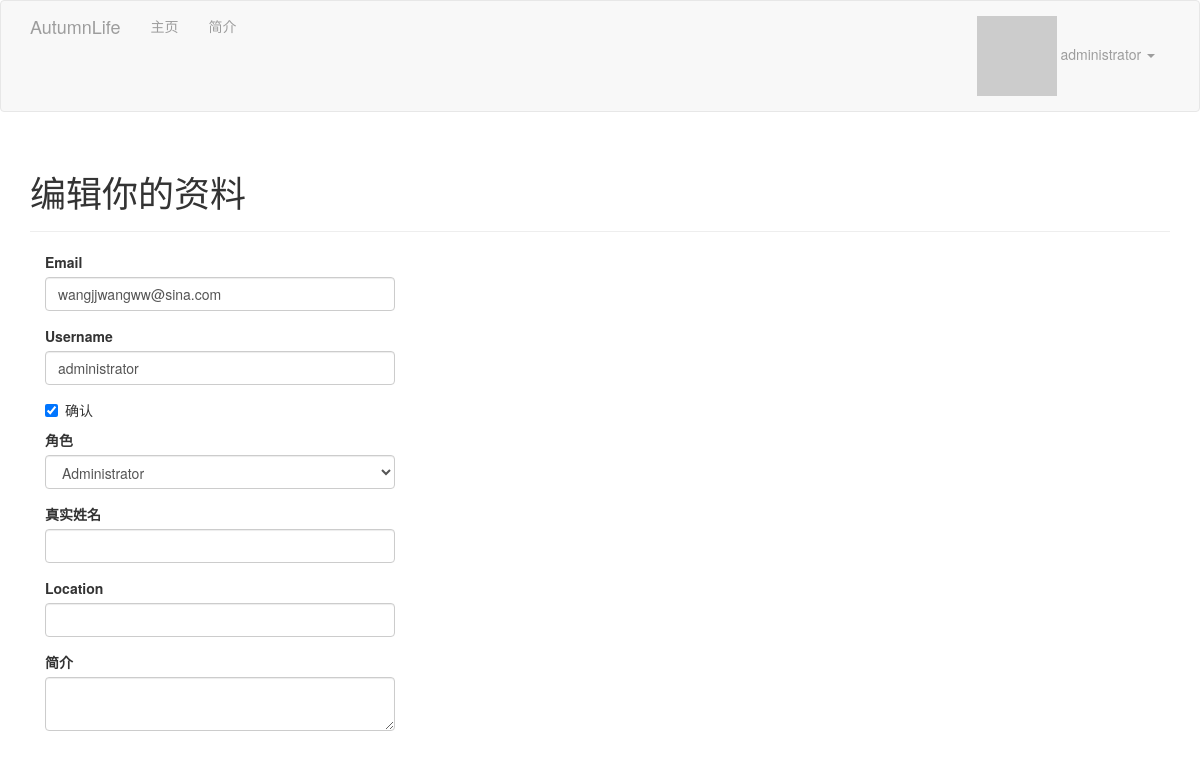
The app's page /edit-profile/6 (signed in) with its own data.
### app/models.py (models this page shows, shortened)
class User(UserMixin, db.Model):
    __tablename__ = 'users'
    id = db.Column(db.Integer, primary_key=True)
    email = db.Column(db.String(64), unique=True, index=True)
    username = db.Column(db.String(64), unique=True, index=True)
    role_id = db.Column(db.Integer, db.ForeignKey('roles.id'))
    sex = db.Column(db.Integer, default=1)
    password_hash = db.Column(db.String(128))
    confirmed = db.Column(db.Boolean, default=False)
    name = db.Column(db.String(64))
    location = db.Column(db.String(64))  # 所在地
    about_me = db.Column(db.Text())  # 自我介绍
    member_since = db.Column(db.DateTime(),  default=datetime.now) # 注册日期
    last_seen = db.Column(db.DateTime(), default=datetime.now)  # 最后访问日期
    avatar_hash = db.Column(db.String(32))
    posts = db.relationship('Post', backref='author', lazy='dynamic')
    @property
    def password(self):     # 试图读取password的值将会报错
        raise AttributeError('password is not a readable attribute')
    def can(self, permissions):
        return self.role is not None and self.role.permissions \
               and permissions and\
               (self.role.permissions & permissions) == permissions
    def ping(self):
        self.last_seen = datetime.utcnow()
        db.session.add(self)
    def gravatar(self, size=100, default='identicon', rating='g'):
        if request.is_secure:
            url = 'https://secure.gravatar.com/avatar'
        else:
            url = 'http://www.gravatar.com/avatar'
        hhash = self.avatar_hash or hashlib.md5(self.email.encode('utf-8')).hexdigest()
        return '{url}/{hhash}?s={size}&d={default}&r={rating}'.format(
            url=url, hhash=hhash, size=size, default=default, rating=rating
        )

### app/main/views.py (the view, shortened to what this page needs)
@main.route('/edit-profile/<int:id>', methods=['GET', 'POST'])
@login_required
@admin_required
def edit_profile_admin(id):
    user = User.query.get_or_404(id)
    form = EditProfileAdminForm(user)
    form.email.data = user.email
    form.username.data = user.username
    form.confirmed.data = user.confirmed
    form.role.data = user.role_id
    form.name.data = user.name
    form.location.data = user.location
    form.about_me.data = user.about_me
    return render_template('edit_profile.html', form=form, user=user)

### app/main/forms.py (shortened to what this page needs)
class EditProfileAdminForm(FlaskForm):
    email = StringField('Email', validators=[Required(), Length(1, 64), Email()])
    username = StringField('Username',
                           validators=[Required(), Length(1, 64),
                                       Regexp('^[A-Za-z][A-Za-z0-9_.]*$', 0,
                                              '用户名至少包含一个字母、数字、'
                                              '小数点或下划线')])
    confirmed = BooleanField('确认')
    role = SelectField('角色', coerce=int)  # 把字段的值转换为整数
    name = StringField('真实姓名', validators=[Length(0, 64)])
    location = StringField('Location', validators=[Length(0, 64)])
    about_me = TextAreaField('简介')
    def __init__(self, user, *args, **kwargs):
        super(EditProfileAdminForm, self).__init__(*args, **kwargs)
        self.role.choices = [(role.id, role.name)\
                             for role in Role.query.order_by(Role.name).all()]
        self.user = user

### app/auth/views.py (called while the page is built)
@auth.before_app_request
def before_request():
    if current_user.is_authenticated:
        current_user.ping()
        if not current_user.confirmed \
                and request.endpoint[:5] != 'auth.' \
                and request.endpoint != 'static':
            return redirect(url_for('auth.unconfirmed'))

### app/main/__init__.py (called while the page is built)
@main.app_context_processor
def inject_permissions():
    return dict(Permission=Permission)

### app/models.py (called while the page is built)
@login_manager.user_loader
def load_user(user_id):         # 加载用户的回调函数
    return User.query.get(int(user_id))

### app/templates/edit_profile.html
{% extends "base.html" %}
{% import "bootstrap/wtf.html" as wtf %}
{% block page_content %}
<div class="page-header">
    <h1>编辑你的资料</h1>
</div>
<div class="col-md-4">
    {{ wtf.quick_form(form) }}
</div>
{% endblock %}

### app/templates/base.html (shortened to what this page needs)
{% extends "bootstrap/base.html" %}
{% block head %}
    {{ super() }}
    <link rel="stylesheet" type="text/css" href="{{ url_for('static', filename='styles.css') }}">
{% endblock %}
{% block navbar %}
    <div class="navbar navbar-inverse" role="navigtion">
    <div class="container">
        <div class="navbar-header">
            <a href="/" class="navbar-brand">AutumnLife</a>
        </div>
        <div class="navbar-collapse collapse">
            <ul class="nav navbar-nav">
                <li><a href="/">主页</a></li>
                {% if current_user.is_authenticated %}
                <li>
                    <a href="{{ url_for('main.user', username=current_user.username) }}">简介</a>
                </li>
                {% endif %}
            </ul>
            <ul class="nav navbar-nav navbar-right">
                {% if current_user.is_authenticated %}
                <li class="dropdown">
                    <a href="#" class="dropdown-toggle" data-toggle="dropdown">
                        <img src="{{ current_user.gravatar(size=35) }}">
                        {{ current_user.username }} <b class="caret"></b>
                    </a>
                </li>
                {% else %}
                <li><a href="{{ url_for('auth.login') }}">登录</a></li>
                {% endif %}
            </ul>
        </div>
    </div>
</div>
{% endblock %}
{% block content %}
    <div class="container">
    {% block page_content %}{% endblock %}
    </div>
{% endblock %}

### app/static/styles.css (style rules this page uses)
.navbar-inverse { background-color: #f8f8f8; border-color: #e7e7e7; }

### records on screen
User: username "administrator", email "wangjjwangww@sina.com", confirmed "☑", role "Administrator"
